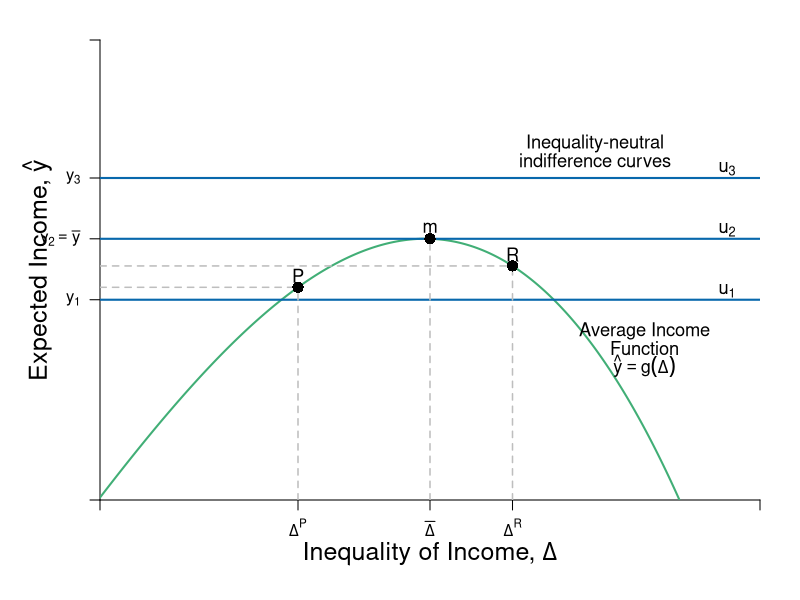

This figure's R source:
#Graph Designer: Simon Halliday & Riley Boeth '17
#Authors: Bowles, Foley and Halliday
#Title: Coordination, Conflict and Competition: A Text in Microeconomics

library(shape)
pdf(file = "risk/risks_inequality_neutral.pdf", width = 10, height = 8)


#Set parameters for graphics
axislabelsize <- 1.5
labelsize <- 1.1
graphlinewidth <- 2
segmentlinewidth <- 1.5

COL <- c("#7fc97f", "#beaed4", "#fdc086", "#ffff99", "#386cb0", "#f0027f", "#bf5b17", "#666666")
COLA <- c("#e0f3db", "#99d8c9","#66c2a4","#41ae76", "#238b45", "#005824")
COLB <- c("#c6dbef", "#4eb3d3", "#2b8cbe", "#0868ac","#084081")
COLC <- c("#fcfbfd", "#efedf5", "#dadaeb", "#bcbddc", "#9e9ac8", "#807dba", "#6a51a3", "#54278f", "#3f007d")

#Edited the margins to cater for the larger LHS labels
par(mar =  c(5, 5, 2, 2))

#Indifference curves of a risk-averse homo economicus (2nd graph out of the two for 4.7)

indiffA <- function(x, ua = 2, slope = 1/12) {
  ua + slope*(x)^2
}

#Average wealth function 

avgwealth <- function(x){
  (1.08)*((-1/35)*(((-((.9)*x-36))^2))+36.8+((-1/10)*(x-4)+(-1/1000)*((x-3)^3)))
}

#Add limits on axes and levels of utility for each indifference curve
ylims <- c(0, 40)
xlims <- c(0, 40)

npts <- 501 
x <- seq(xlims[1], xlims[2], length.out = npts)
y <- seq(ylims[1], ylims[2], length.out = npts) 

plot(0, 0, xlim = xlims, ylim = ylims, type = "n",
     xlab = expression(paste("")),
     ylab = expression(paste("")), 
     xaxt = "n", 
     yaxt = "n", 
     cex.lab = axislabelsize, 
     bty = "n", 
     xaxs="i", 
     yaxs="i"
)

#x and y limits with plain axes without ticks/numbers to match previous graph

#ticksx <- seq(from = 0, to = xlims[2]+1, by = 4)
#xlabels <- seq(from = 0, to = xlims[2], by = 1)
ticksx <- c(xlims[1], 12,  20, 25, xlims[2])
xlabels <- c(NA, expression(paste(Delta^P)), expression(paste(bar(Delta) )), expression(paste(Delta^R)), NA)
#ticksy <- seq(from = 0, to = ylims[2]+1, by = 4)
#ylabels <- seq(from = 0, to = ylims[2], by = 1)
ticksy <- c(ylims[1], avgwealth(11), avgwealth(20), 28, ylims[2])
ylabels <- c(NA, expression(paste(y[1])), expression(paste(y[2] == bar(y) )), expression(paste(y[3])), NA)
#text(-1, avgwealth(8)+7, expression(paste(omega, ""[R],"'")), xpd = TRUE, cex = labelsize)
#text(-1, avgwealth(8), expression(paste(omega, ""[e],"'")),  xpd = TRUE, cex = labelsize)
#text(-1, avgwealth(8)-7, expression(paste(omega, ""[P],"'")),  xpd = TRUE, cex = labelsize)


#text(8, -.9, expression(paste(Delta, ""[e],"`")),  xpd = TRUE,  cex = labelsize)
#text(12, -.9, expression(paste(Delta, ""[rawls])), xpd = TRUE, cex = labelsize)
#text(15, -.9, expression(paste(Delta, ""[e])),  xpd = TRUE,  cex = labelsize)
#text(20, -.9, expression(paste(Delta,""[max])),  xpd = TRUE,  cex = labelsize)
#text(25, -.9, expression(paste(Delta, ""[Wealthiest], " "[Rich])),  xpd = TRUE,  cex = labelsize)




axis(1,at = ticksx,  pos = 0, labels = xlabels)
axis(2,at = ticksy,  pos = 0, labels = ylabels, las = 1)

npts <- 500 
xx1 <- seq(xlims[1], xlims[2], length.out = npts)
xx2 <- seq(0, xlims[2], length.out = npts)
xx3 <- seq(xlims[1], 0, length.out = npts)
xx4 <- seq(-11, 0, length.out = npts)


# lines(xx1, indiffA(xx1, ua = 2), col = COLB[4], lwd = graphlinewidth)
# lines(xx1, indiffA(xx1, ua = 8.2), col = COLB[4], lwd = graphlinewidth)
# lines(xx1, indiffA(xx1, ua = 14.4), col = COLB[4], lwd = graphlinewidth)
lines(xx1, avgwealth(xx1), col = COLA[4], lwd = graphlinewidth)


#Axis labels and draw linear utility function
mtext(expression(paste("Inequality of Income, ", Delta)), side = 1, line = 2.5, cex = axislabelsize)
text(-3.8, 0.5*ylims[2], expression(paste("Expected Income, ",hat(y))), xpd = TRUE, cex = axislabelsize, srt = 90) 

#Label various points on line

segments(0, avgwealth(x = 11), xlims[2], avgwealth(x = 11), lty = 1, col = COLB[4], lwd = graphlinewidth)
segments(0, avgwealth(x = 20) , xlims[2], avgwealth(x = 20) , lty = 1, col = COLB[4], lwd = graphlinewidth)
segments(0, 28, xlims[2], 28, lty = 1, col = COLB[4], lwd = graphlinewidth)



# text(8, avgwealth(8)+1, expression(paste(e*minute)), cex = labelsize)
# segments(8, 0, 8, avgwealth(8), lty = 2, col = "gray", lwd = segmentlinewidth)
# segments(0, avgwealth(8), 8, avgwealth(8), lty = 2, col = "gray", lwd = segmentlinewidth)
# points(8, avgwealth(8), pch = 16, col = "black", cex = 1.5)
# 
# segments(25, 0, 25, avgwealth(25), lty = 2, col = "gray", lwd = segmentlinewidth)
# points(25, avgwealth(25), pch = 16, col = "black", cex = 1.5)
# 
text(20, avgwealth(20)+1, expression(paste(m)), cex = labelsize)
segments(20, 0, 20, avgwealth(20), lty = 2, col = "gray", lwd = segmentlinewidth)
points(20, avgwealth(20), pch = 16, col = "black", cex = 1.5)

segments(0, avgwealth(12), 12, avgwealth(12), lty = 2, col = "gray", lwd = segmentlinewidth)
segments(12, 0, 12, avgwealth(12), lty = 2, col = "gray", lwd = segmentlinewidth)
points(12, avgwealth(12), pch = 16, col = "black", cex = 1.5)
text(12, avgwealth(12) + 1, expression(paste(P)), cex = labelsize)

segments(0, avgwealth(25), 25, avgwealth(25), lty = 2, col = "gray", lwd = segmentlinewidth)
segments(25, 0, 25, avgwealth(25), lty = 2, col = "gray", lwd = segmentlinewidth)
points(25, avgwealth(25), pch = 16, col = "black", cex = 1.5)
text(25, avgwealth(25) + 1, expression(paste(R)), cex = labelsize)


# text(14.7, avgwealth(15)+1, expression(paste("e")), cex = labelsize)
# segments(15, 0, 15, avgwealth(15), lty = 2, col = "gray", lwd = segmentlinewidth)
# points(15, avgwealth(15), pch = 16, col = "black", cex = 1.5)
# 
# segments(12, 0, 12, avgwealth(12), lty = 2, col = "gray", lwd = segmentlinewidth)
# points(12, avgwealth(12), pch = 16, col = "black", cex = 1.5)

#Label relevant points on axes

#Add arrow beside y axis and points on axis

# arrows(-1, avgwealth(8)+6, -1, avgwealth(8)+1, col = "black", code =3, arr.type = "simple", xpd = TRUE, length = 0.1, angle = 40, lwd = 3)
# arrows(-1, avgwealth(8)-6, -1, avgwealth(8)-1, col = "black", code = 3, arr.type = "simple", xpd = TRUE, length = 0.1, angle = 40, lwd = 3)

#points(0, avgwealth(8)+7, pch = 16, col = "black", cex = 1.5, xpd = TRUE)
#points(0, avgwealth(8), pch = 16, col = "black", cex = 1.5,xpd = TRUE)
#points(0, avgwealth(8)-7, pch = 16, col = "black", cex = 1.5,xpd = TRUE)

#label the three indifference curves

text(38, 18.2, expression(paste(u[1])), xpd = TRUE, cex = labelsize)
text(38, 23.5, expression(paste(u[2])),  xpd = TRUE, cex = labelsize)
text(38, 28.8, expression(paste(u[3])),  xpd = TRUE, cex = labelsize)



#Label average wealth curve and indifference curves generally

text(33, avgwealth(30)+1.5, expression(paste("Average Income")), xpd = TRUE, cex = labelsize)
text(33, avgwealth(30), expression(paste("Function")), xpd = TRUE, cex = labelsize)
text(33, avgwealth(30)-1.5, expression(paste(hat(y) == g(Delta) )), xpd = TRUE, cex = labelsize)

text(30, 31, expression(paste("Inequality-neutral")), xpd = TRUE, cex = labelsize)
text(30, 29.5, expression(paste("indifference curves")), xpd = TRUE, cex = labelsize)



dev.off()
